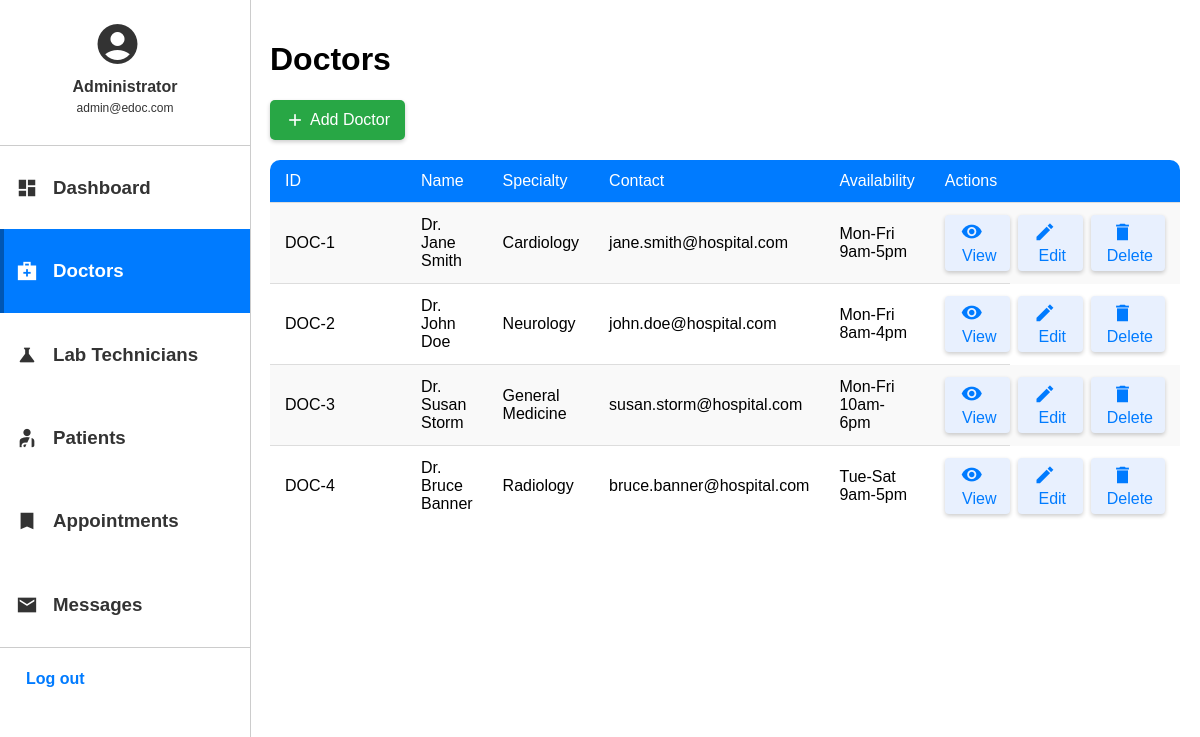
The app's page /View/Pages/Admin/Doctors.php (signed in) with its own data.
### tables this page shows
CREATE TABLE Doctors (
    DoctorID INT PRIMARY KEY AUTO_INCREMENT,
    Username VARCHAR(255) UNIQUE NOT NULL,
    PasswordHash VARCHAR(255) NOT NULL,
    Name VARCHAR(255) NOT NULL,
    Specialty VARCHAR(255) NOT NULL,
    ContactEmail VARCHAR(255),
    ContactPhone VARCHAR(25),
    Availability VARCHAR(255),
    Qualifications TEXT,
    IsActive BOOLEAN DEFAULT 1,
    CreatedAt TIMESTAMP DEFAULT CURRENT_TIMESTAMP
);

### View/Pages/Admin/Doctors.php (the view, shortened to what this page needs)
<?php
include "../../Common PHP Functions/ConnectSql.php"; ?>
<!DOCTYPE html>
<html lang="en">
<head>
    <link href="styles.css" rel="stylesheet">
</head>
<body>
    <div class="sidebar">
        <div class="profile">
          <span class="material-icons-sharp">account_circle</span>
          <h3>Administrator</h3>
          <p>admin@edoc.com</p>
        </div>
        <a href="DashBoard.php">
          <span class="material-icons-sharp">dashboard</span>
          <h3>Dashboard</h3>
        </a>
        <a href="Doctors.php" class="active">
          <span class="material-icons-sharp">medical_services</span>
          <h3>Doctors</h3>
        </a>
        <a href="LabTechs.php">
          <span class="material-icons-sharp">science</span>
          <h3>Lab Technicians</h3>
        </a>
        <a href="Patients.php">
          <span class="material-icons-sharp">personal_injury</span>
          <h3>Patients</h3>
        </a>
        <a href="Appointments.php">
          <span class="material-icons-sharp">bookmark</span>
          <h3>Appointments</h3>
        </a>
        <a href="Messages.php">
          <span class="material-icons-sharp">mail</span>
          <h3>Messages</h3>
        </a>
        <div class="logout-button">
          <a href="#">Log out</a>
        </div>
      </div>
    <div class="main-content">
        <div class="header">
          <h1>Doctors</h1>
          <button class="add-button" id = "addbtn">
            <span class="material-icons-sharp">add</span>
            Add Doctor
          </button>
        </div>
        <div class="data-table-container">
          <table>
            <thead>
              <tr>
                <th>ID</th>
                <th>Name</th>
                <th>Specialty</th>
                <th>Contact</th>
                <th>Availability</th>
                <th>Actions</th>
              </tr>
            </thead>
            <tbody>
                    <?php
                    $query = "SELECT * FROM Doctors";
                    $result = $conn->query($query);
                    if ($result->num_rows > 0) {
                        while($row = $result->fetch_assoc()) {
                            echo "<tr>
                            <td>DOC-". $row["DoctorID"]. "</td>
                            <td>". $row["Name"]. "</td>
                            <td>". $row["Specialty"]. "</td>
                            <td>". $row["ContactEmail"]. "</td>
                            <td>". $row["Availability"]. "</td>
                                    <td class='actions'>
                                    <button class='action-button view-button' id='viewBtn-".$row["DoctorID"]."'
                                    data-email='".$row["ContactEmail"]."'
                                    data-name='".$row["Name"]."'
                                    data-specialty='".$row["Specialty"]."'
                                    data-phone='".$row["ContactPhone"]."'
                                    data-availability='".$row["Availability"]."'
                                    data-qualifications='".$row["Qualifications"]."'>
                                <span class='material-icons-sharp'>visibility</span>
                                <span>View</span>
                                </button>
                                <button class='action-button edit-button' id='editBtn-".$row["DoctorID"]."'
                                data-email='".$row["ContactEmail"]."'
                                data-name='".$row["Name"]."'
                                data-specialty='".$row["Specialty"]."'
                                data-phone='".$row["ContactPhone"]."'
                                data-availability='".$row["Availability"]."'
                                data-qualifications='".$row["Qualifications"]."'>
                                <span class='material-icons-sharp'>edit</span>
                                <span>Edit</span>
                                </button>
                                <button onclick='openDeleteModal(".$row["DoctorID"].")' class='action-button delete-button'>
                                <span class='material-icons-sharp'>delete</span>
                                <span>Delete</span>
                            </button>
                                    </td>
                                  </tr>";
                        }
                    } else {
                        echo "<tr><td colspan='6'>No doctors found</td></tr>";
                    }
                    ?>
              </tbody>
          </table>
        </div>
</body>
</html>

### View/Pages/Admin/styles.css (style rules this page uses)
body { margin: 0; font-family: 'Arial', sans-serif; }
.sidebar { background-color: #fff; color: #333; width: 250px; position: fixed; top: 0; bottom: 0; overflow-y: auto; border-right: 1px solid #ccc; }
.sidebar a { text-decoration: none; display: flex; align-items: center; padding: 12px; color: #333; border-left: 4px solid transparent; }
.sidebar a.active { background-color: #007bff; color: #fff; border-left: 4px solid #0056b3; }
.material-icons-sharp { font-size: 22px; margin-right: 15px; }
.sidebar .profile { text-align: center; padding: 20px; border-bottom: 1px solid #ccc; }
.sidebar .profile .material-icons-sharp { font-size: 48px; border-radius: 50%; margin-bottom: 10px; }
.sidebar .profile h3 { margin: 0; font-size: 16px; }
.sidebar .profile p { margin: 5px 0 10px; font-size: 12px; }
.logout-button { text-align: center; padding: 10px; border-top: 1px solid #ccc; }
.logout-button a { color: #007bff; font-weight: bold; }
.main-content { margin-left: 250px; padding: 20px; }
.data-table-container table { width: 100%; border-collapse: collapse; text-align: left; margin-top: 20px; margin-bottom: 20px; background-color: #ffffff; border-radius: 10px; overflow: hidden; }
.data-table-container th, .data-table-container td { padding: 12px 15px; border-bottom: 1px solid #dddddd; }
.data-table-container th { background-color: #007bff; color: white; font-weight: normal; }
.data-table-container tbody tr:last-child td { border-bottom: none; }
.data-table-container tbody tr:nth-child(odd) { background-color: #f9f9f9; }
.data-table-container th:first-child, .data-table-container td:first-child { width: 15%; }
.data-table-container th:last-child, .data-table-container td:last-child { width: 20%; }
.data-table-container th { text-align: left; }
.data-table-container td { text-align: left; }
.data-table-container button { background-color: #007bff; color: #fff; border: none; padding: 10px 15px; font-size: 1em; border-radius: 5px; cursor: pointer; box-shadow: 0 2px 4px rgba(0,0,0,0.2); transition: background-color 0.3s; }
.data-table-container .action-button span { display: inline; margin-left: 4px; }
.data-table-container .view-button { background-color: #e8f4f8; color: #17a2b8; }
.data-table-container .edit-button { background-color: #fef4e8; color: #fd7e14; }
.data-table-container .delete-button { background-color: #f8e8e8; color: #dc3545; }
.data-table-container .action-button { background-color: #e8f0fe; color: #007bff; border: none; padding: 6px 12px; border-radius: 4px; margin: 0; text-decoration: none; transition: background-color 0.3s, box-shadow 0.3s; cursor: pointer; }
.data-table-container .actions { display: flex; justify-content: start; gap: 8px; }
.add-button { background-color: #28a745; color: white; border: none; padding: 10px 15px; font-size: 16px; border-radius: 5px; cursor: pointer; display: flex; align-items: center; box-shadow: 0 2px 4px rgba(0,0,0,0.2); transition: background-color 0.3s; }
.add-button .material-icons-sharp { font-size: 20px; margin-right: 5px; }

### records on screen
doctors: DoctorID "1", Name "Dr. Jane Smith", Specialty "Cardiology", ContactEmail "jane.smith@hospital.com", Availability "Mon-Fri 9am-5pm"
doctors: DoctorID "2", Name "Dr. John Doe", Specialty "Neurology", ContactEmail "john.doe@hospital.com", Availability "Mon-Fri 8am-4pm"
doctors: DoctorID "3", Name "Dr. Susan Storm", Specialty "General Medicine", ContactEmail "susan.storm@hospital.com", Availability "Mon-Fri 10am-6pm"
doctors: DoctorID "4", Name "Dr. Bruce Banner", Specialty "Radiology", ContactEmail "bruce.banner@hospital.com", Availability "Tue-Sat 9am-5pm"
